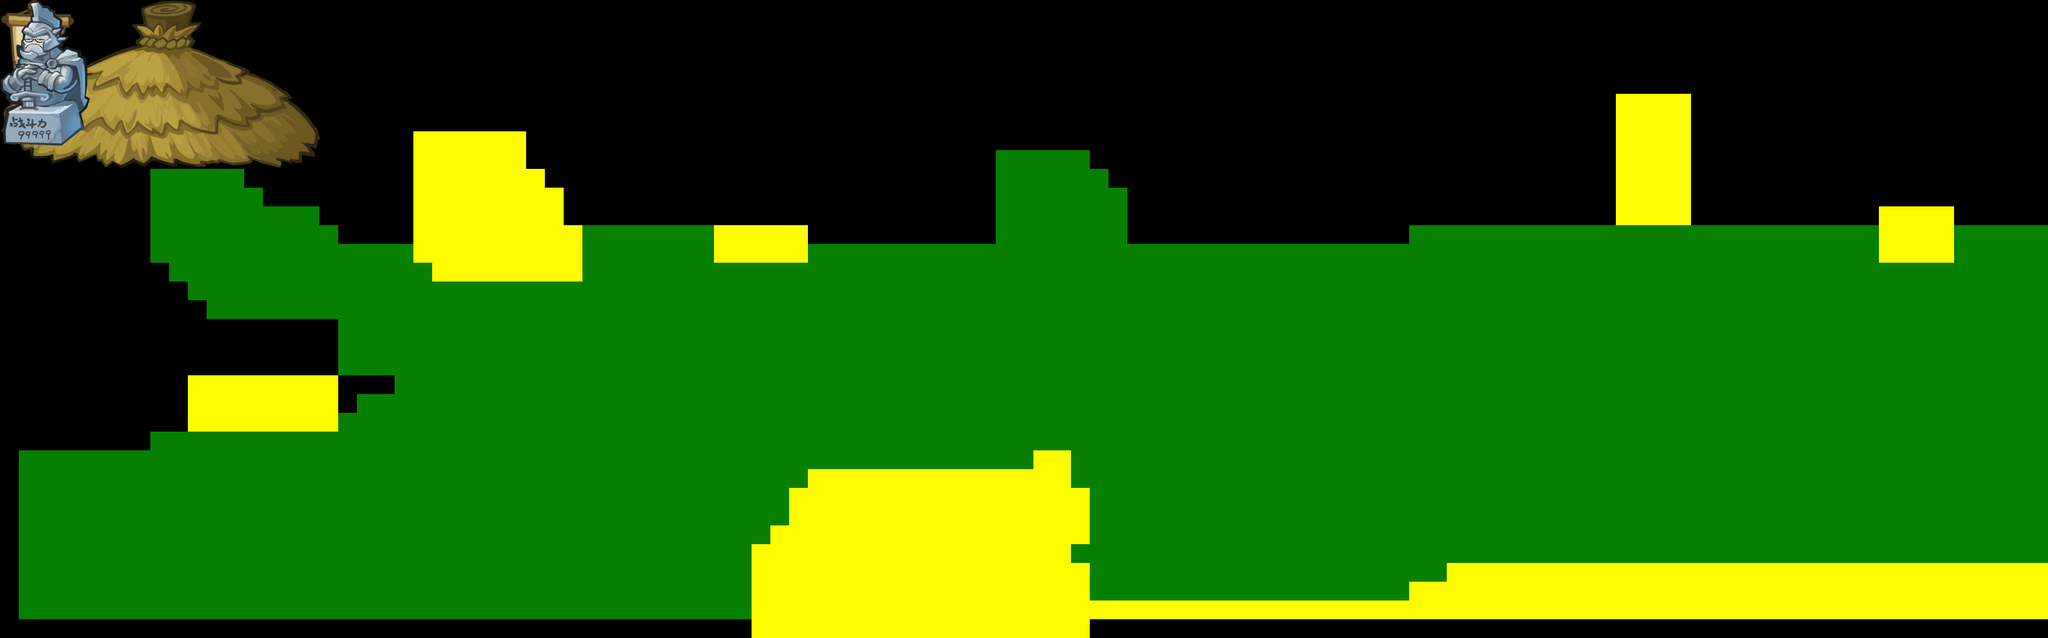

Tiled map render using the project's own tile images. Description and the map definition, with tile-layer contents summarised, below:
An orthogonal 109x34 tile map with 32x32 px tiles, 1 tile layer (RoadLayer), 3 image layers.

<map version="1.0" orientation="orthogonal" renderorder="right-down" width="109" height="34" tilewidth="32" tileheight="32" nextobjectid="1">
 <tileset firstgid="1" name="title" tilewidth="32" tileheight="32" tilecount="4">
  <image source="title.png" width="128" height="32" />
 </tileset>
 <layer name="RoadLayer" width="109" height="34">
  <data>[3706 cells, 2239 non-empty, 2 distinct tile ids]</data>
 </layer>
 <imagelayer name="bg1">
  <image source="../效果图/野外/带前景层.jpg" />
 </imagelayer>
 <imagelayer name="剑冢" x="1376" y="688">
  <image source="../前景图/野外/yewai_4.png" />
 </imagelayer>
 <imagelayer name="老道" x="280" y="480">
  <image source="../前景图/野外/yewai_12.png" />
 </imagelayer>
 <imagelayer name="亭子顶部" x="8" y="280">
  <image source="../前景图/野外/yewai_5.png" />
 </imagelayer>
 <imagelayer name="水管" x="720" y="224">
  <image source="../前景图/野外/yewai_8.png" />
 </imagelayer>
 <imagelayer name="得道高人" x="584" y="424">
  <image source="../前景图/野外/yewai_7.png" />
 </imagelayer>
 <imagelayer name="雕像" x="1235" y="173">
  <image source="../../../功能NPC/funcnpc/yewai_16.png" />
 </imagelayer>
</map>
